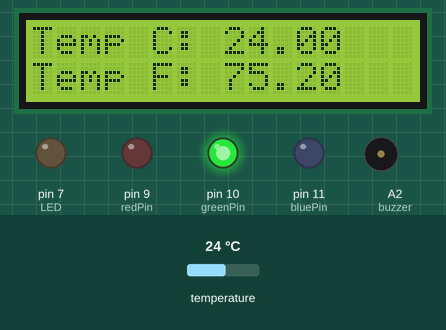
A sketch run on a simulated Arduino Uno, built with avr-gcc and run on an emulated ATmega328P. Parts: 16×2 character LCD, output pins drawn as LEDs (lit = HIGH), buzzer (waves = sounding). Dashed ring = blinking. The inputs (shaded band) are chosen by the test bench; at power-on: temperature 24 °C. What the sketch prints to the serial monitor is not drawn.

Above: at 1.3 s.
1.4 s: temperature set to 31.8 °C
At 3.1 s:
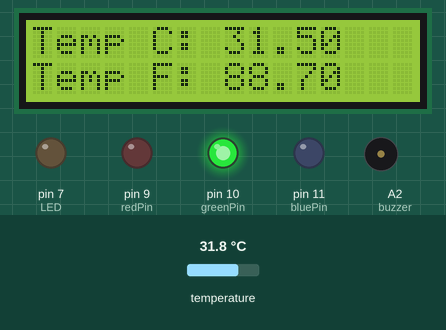
4.0 s: temperature set to 33.2 °C
At 7.0 s:
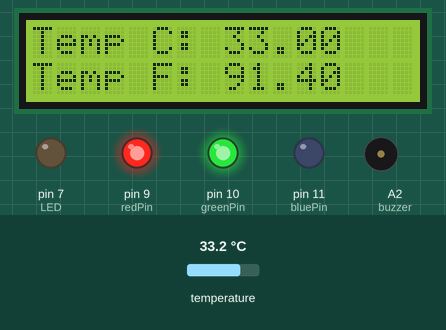
7.3 s: temperature set to 39.8 °C
At 9.4 s:
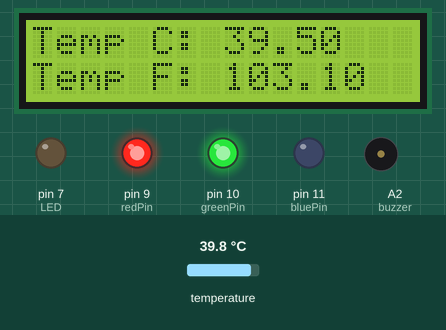
9.7 s: temperature set to 41.3 °C
At 12.9 s:
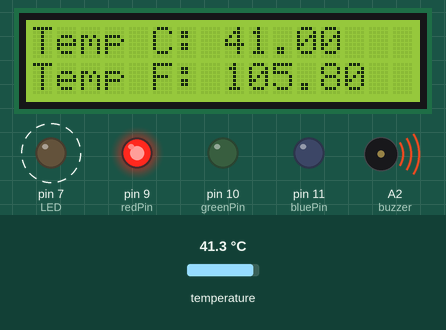
Timing chart, 0 to 15.0 s (numbered marks = the images above; inputs shaded):
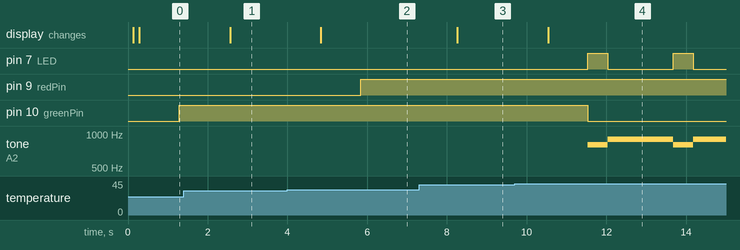

Measured:
- the behaviour switches between 32.4 and 32.5 °C on temperature (found by bisection; images 1 and 2)
- the behaviour switches between 40.4 and 40.5 °C on temperature (found by bisection; images 3 and 4)
- after the input at 1.4 s, the display: changes after 1.2 s (image 1)
- after the input at 4.0 s, pin 9 (redPin): LOW → HIGH after 1.8 s; the display: changes after 0.84 s (image 2)
- after the input at 7.3 s, the display: changes after 0.96 s (image 3)
- after the input at 9.7 s, pin 7 (LED): alternates HIGH for 0.50 s and LOW for 1.6 s, starting after 1.8 s; pin 10 (greenPin): HIGH → LOW after 1.8 s; tone on A2 (buzzer): alternates 900 Hz for 1.6 s and 800 Hz for 0.50 s, starting after 1.8 s; the display: changes after 0.84 s (image 4)

The sketch:

TemperatureSensor.ino
```cpp
#include <OneWire.h>
#include <DallasTemperature.h>
#include <Wire.h>
#include <LiquidCrystal_I2C.h>

// Data wire is plugged into port 2 on the Arduino
#define ONE_WIRE_BUS 2

// Setup a oneWire instance to communicate with any OneWire devices (not just Maxim/Dallas temperature ICs)
OneWire oneWire(ONE_WIRE_BUS);

// Pass our oneWire reference to Dallas Temperature.
DallasTemperature sensors(&oneWire);

// arrays to hold device address
DeviceAddress insideThermometer;

// Set the LCD address to 0x27 for a 16 chars and 2 line display
LiquidCrystal_I2C lcd(0x27, 16, 2);

float temp;
const int redPin = 9;
const int greenPin = 10;
const int bluePin = 11;
const int LED = 7;
const int buzzer = A2;

void setup(void)
{
  // start serial port
  Serial.begin(9600);
  Serial.println("Dallas Temperature IC Control Library Demo");

  // initialize the LCD
  lcd.begin();

  pinMode(redPin, OUTPUT);
  pinMode(greenPin, OUTPUT);
  pinMode(bluePin, OUTPUT);

  pinMode(LED, OUTPUT);
  pinMode(buzzer, OUTPUT);

  // locate devices on the bus
  Serial.print("Locating devices...");
  sensors.begin();
  Serial.print("Found ");
  Serial.print(sensors.getDeviceCount(), DEC);
  Serial.println(" devices.");

  // report parasite power requirements
  Serial.print("Parasite power is: ");
  if (sensors.isParasitePowerMode()) Serial.println("ON");
  else Serial.println("OFF");

  if (!sensors.getAddress(insideThermometer, 0)) Serial.println("Unable to find address for Device 0");

  // show the addresses we found on the bus
  Serial.print("Device 0 Address: ");
  printAddress(insideThermometer);
  Serial.println();

  // set the resolution to 9 bit (Each Dallas/Maxim device is capable of several different resolutions)
  sensors.setResolution(insideThermometer, 9);

  Serial.print("Device 0 Resolution: ");
  Serial.print(sensors.getResolution(insideThermometer), DEC);
  Serial.println();

  // Turn on the blacklight and print a message.
  lcd.backlight();
  lcd.print("Welcome!");
}

// function to print the temperature for a device
float printTemperature(DeviceAddress deviceAddress)
{
  // method 2 - faster
  float tempC = sensors.getTempC(deviceAddress);
  if(tempC == DEVICE_DISCONNECTED_C)
  {
    Serial.println("Error: Could not read temperature data");
    return;
  }
  Serial.print("Temp C: ");
  Serial.print(tempC);
  Serial.print(" Temp F: ");
  Serial.println(DallasTemperature::toFahrenheit(tempC)); // Converts tempC to Fahrenheit
  lcd.setCursor(0, 0); // top left
  lcd.print("Temp C: ");
  lcd.print(tempC);
  lcd.setCursor(0, 1); // bottom left
  lcd.print("Temp F: ");
  lcd.print(DallasTemperature::toFahrenheit(tempC));

  return tempC;
}
/*
 * Main function. It will request the tempC from the sensors and display on Serial.
 */
void loop(void)
{
  // call sensors.requestTemperatures() to issue a global temperature
  // request to all devices on the bus
  Serial.print("Requesting temperatures...");
  sensors.requestTemperatures(); // Send the command to get temperatures
  Serial.println("DONE");

  lcd.clear();

  // It responds almost immediately. Let's print out the data
  temp = printTemperature(insideThermometer); // Use a simple function to print out the data

  delay(1000);

  if (temp <=32)
  {
    setColor(0, 255, 0); //green
    noTone(buzzer);
  }
  else if (temp > 32 && temp <= 40)
  {
    setColor(255, 255, 0); //yellow
    noTone(buzzer);
  }
  else if (temp > 40)
  {
    setColor(255, 0, 0); //red

    tone(buzzer, 800);
    digitalWrite(LED, HIGH);
    delay(500);

    tone(buzzer, 900);
    digitalWrite(LED, LOW);
    delay(500);
  }

}

// function to print a device address
void printAddress(DeviceAddress deviceAddress)
{
  for (uint8_t i = 0; i < 8; i++)
  {
    if (deviceAddress[i] < 16) Serial.print("0");
    Serial.print(deviceAddress[i], HEX);
  }
}

void setColor(int red, int green, int blue)
{
  analogWrite(redPin, red);
  analogWrite(greenPin, green);
  analogWrite(bluePin, blue);
}
```
